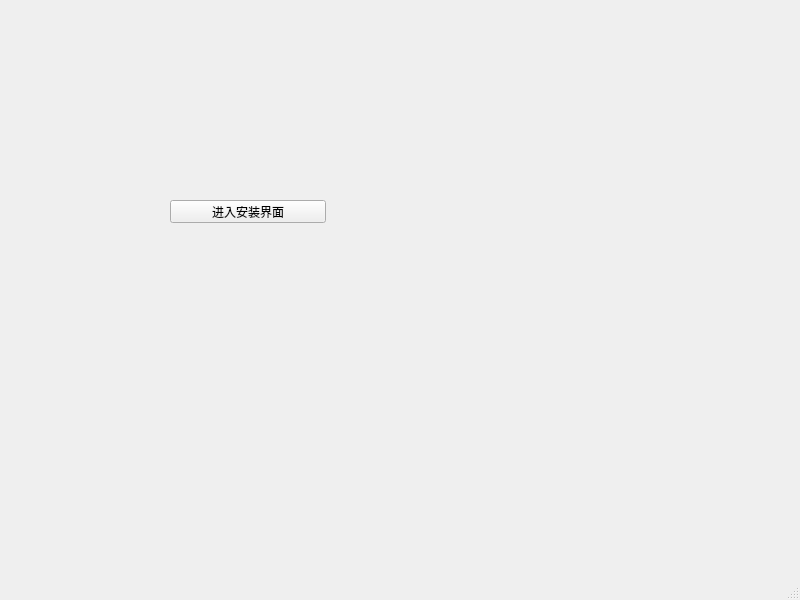
<?xml version="1.0" encoding="UTF-8"?>
<ui version="4.0">
 <class>MainWindow</class>
 <widget class="QMainWindow" name="MainWindow">
  <property name="geometry">
   <rect>
    <x>0</x>
    <y>0</y>
    <width>800</width>
    <height>600</height>
   </rect>
  </property>
  <property name="windowTitle">
   <string/>
  </property>
  <widget class="QWidget" name="centralwidget">
   <widget class="QPushButton" name="pushButton">
    <property name="geometry">
     <rect>
      <x>170</x>
      <y>200</y>
      <width>156</width>
      <height>23</height>
     </rect>
    </property>
    <property name="text">
     <string>进入安装界面</string>
    </property>
   </widget>
  </widget>
  <widget class="QMenuBar" name="menubar">
   <property name="geometry">
    <rect>
     <x>0</x>
     <y>0</y>
     <width>800</width>
     <height>23</height>
    </rect>
   </property>
  </widget>
  <widget class="QStatusBar" name="statusbar"/>
 </widget>
 <resources/>
 <connections/>
</ui>
